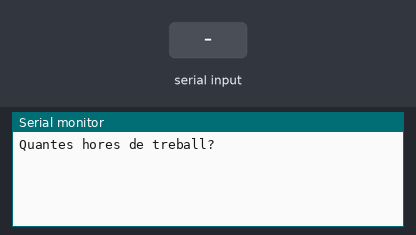
A sketch run on a simulated Arduino Uno, built with avr-gcc and run on an emulated ATmega328P. Shown: the last lines printed to the serial monitor. The test bench sets the inputs (shaded band).

Above: at 1.2 s.
1.3 s: "90,45\n" received over Serial
At 1.9 s:
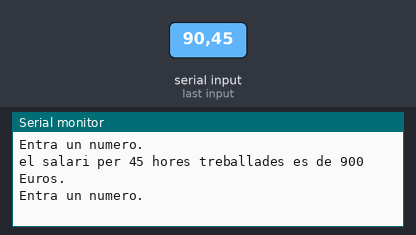
2.8 s: "30,150\n" received over Serial
At 4.3 s:
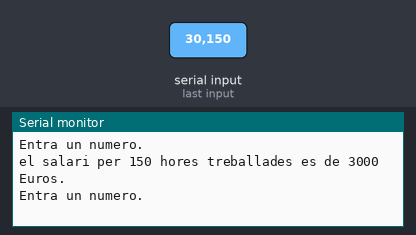
Timing chart, 0 to 5.8 s (numbered marks = the images above; inputs shaded):
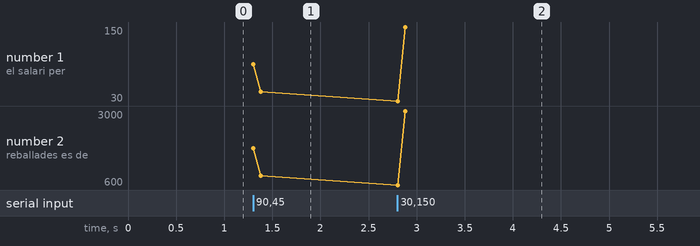

The sketch:

Programa_4.ino
```cpp
 /*************************************************************************
 **                                                                      **
 **    Descripició del programa                                          **
 **                                                                      **
 *************************************************************************/

 //******  Includes  ******************************************************


 //******  Variables  *****************************************************
 int hores;
 int euros;

 //******  Setup  *********************************************************
 void setup () {
  Serial.begin(9600);
  Serial.println("Quantes hores de treball?");

 }


 //******  Loop  **********************************************************
 void loop () {
    while (Serial.available() > 0) {

   hores = Serial.parseInt();
   euros = hores * 20;

   Serial.print("el salari per ");
   Serial.print(hores);
   Serial.print(" hores treballades es de ");
   Serial.print(euros);
   Serial.println(" Euros.");


   if (Serial.read() == '\n');
     Serial.println();
     Serial.println("Entra un numero. ");
   }
  }
```

Measured:
- after the input at 1.3 s, the serial monitor: prints a new line at once (image 1)
- after the input at 2.8 s, the serial monitor: prints a new line at once (image 2)
- plotted number 1: 45 → 150 after the input at 2.8 s
- plotted number 2: 900 → 3000 after the input at 2.8 s
